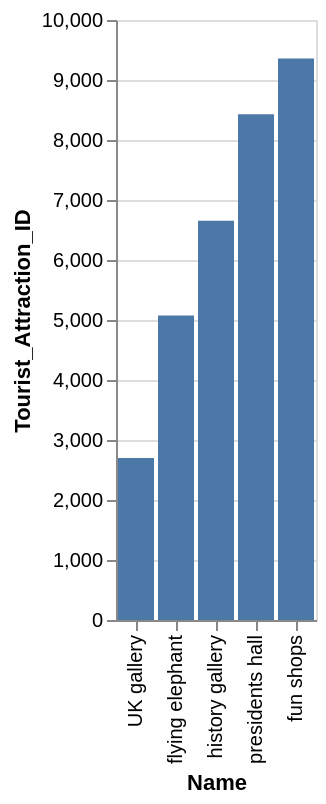

The specification (Vega-Lite) saved for this image:
### Vega-Lite specification from a JSON file in a GitHub repository (floating-point values rounded to 4 significant figures)
{"data": {"values": [{"x_data": "UK gallery", "y_data": 2701}, {"x_data": "flying elephant", "y_data": 5076}, {"x_data": "history gallery", "y_data": 6653}, {"x_data": "presidents hall", "y_data": 8429}, {"x_data": "fun shops", "y_data": 9360}]}, "mark": "bar", "encoding": {"x": {"field": "x_data", "type": "nominal", "title": "Name", "sort": {"op": "sum", "field": "y_data", "order": "ascending"}}, "y": {"field": "y_data", "type": "quantitative", "title": "Tourist_Attraction_ID"}}}
